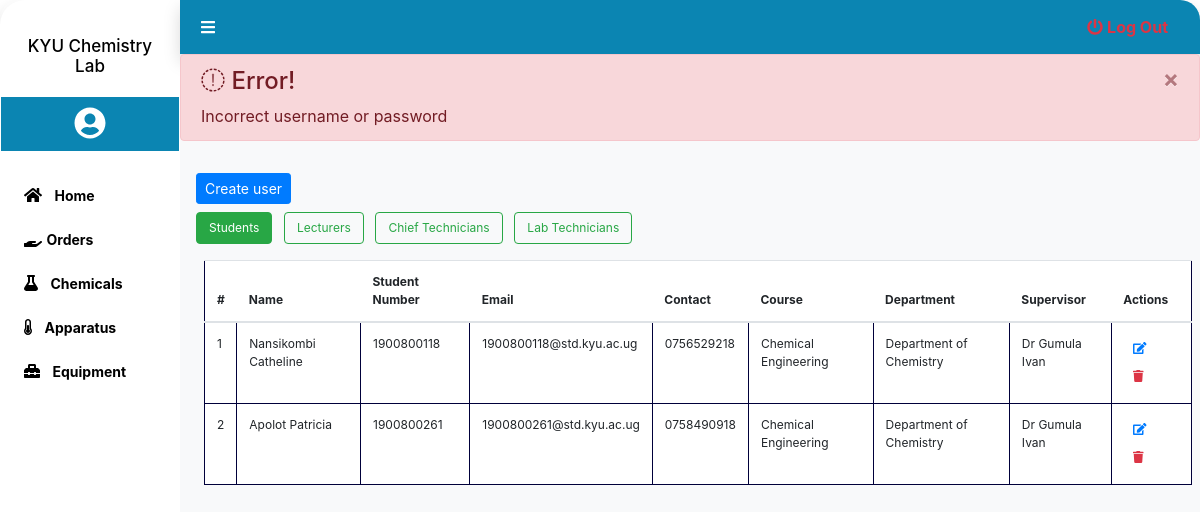
Page /admin/users.php (signed in) on the committed database.
### tables this page shows
CREATE TABLE `student_table` (
  `id` int(4) NOT NULL,
  `fname` varchar(50) DEFAULT NULL,
  `lname` varchar(50) DEFAULT NULL,
  `email` varchar(100) DEFAULT NULL,
  `contact` varchar(13) DEFAULT NULL,
  `role` varchar(15) NOT NULL,
  `course` varchar(100) NOT NULL,
  `student_no` varchar(30) DEFAULT NULL,
  `supervisor` varchar(100) NOT NULL,
  `department` varchar(30) NOT NULL,
  `password` varchar(255) NOT NULL
);

### admin/users.php (the view, shortened to what this page needs)
<?php
include('./includes/session.php');
include('./includes/header.php');
?>
<div class="main shadow">
    <?php
        include('./includes/sidebar.php');
    ?>
    <div class="content bg-light">
        <?php include('./includes/navbar.php') ?>
        <div class="message">
            <?php
                if(isset($_SESSION['error'])){
                echo "
                    <div class='alert alert-danger alert-dismissible'>
                    <button type='button' class='close' data-dismiss='alert' aria-hidden='true'>&times;</button>
                    <h4><i class='icon fa fa-warning'></i> Error!</h4>
                    ".$_SESSION['error']."
                    </div>
                ";
                }
            ?>
        </div>
        <div class="inner-content mt-2 p-3">
            <div id="" style="font-size:13px;">
                <div class=" tables">
                    <a href="" class="btn btn-sm btn-primary create">Create user</a>
                    <section class="user-tables">
                        <div class="">
                            <div class="cat-btns">
                                <button id="" class='btn student btn-outline-success mr-2 mt-2 mb-2 active' style='font-size: 12px;'>Students</button>
                                <button id="" class='btn lecturer btn-outline-success mr-2 mt-2 mb-2' style='font-size: 12px;'>Lecturers</button>
                                <button id="" class='btn chief btn-outline-success mr-2 mt-2 mb-2' style='font-size: 12px;'>Chief Technicians</button>
                                <button id="" class='btn lab_attendant # btn-outline-success mr-2 mt-2 mb-2' style='font-size: 12px;'>Lab Technicians</button>
                            </div>
                        </div>
                        <div class="default student_show">
                            <table class="table bg-white m-2" id="table2">
                                <thead>
                                    <tr>
                                        <th scope="col">#</th>
                                        <th scope="col">Name</th>
                                        <th scope="col">Student Number</th>
                                        <th scope="col">Email</th>
                                        <th scope="col">Contact</th>
                                        <th scope="col">Course</th>
                                        <th scope="col">Department</th>
                                        <th scope="col">Supervisor</th>
                                        <th scope="col">Actions</th>
                                    </tr>
                                </thead>
                                <tbody>
                                    <?php
                                        $result = $conn->query("select * from student_table where role = 'Student'");
                                        $count = 1;
                                        while($row = $result->fetch_assoc())
                                        {
                                    ?>
                                    <tr>
                                        <td scope="row"><?= $count ?></td>
                                        <td><?= $row['lname'].' '.$row['fname'] ?></td>
                                        <td><?= $row['student_no']; ?></td>
                                        <td><?= $row['email']; ?></td>
                                        <td><?= $row['contact']; ?></td>
                                        <td><?= $row['course']; ?></td>
                                        <td><?= $row['department']; ?></td>
                                        <td><?= $row['supervisor']; ?></td>
                                        <td>
                                            <a href="#edit-user" style="font-size: 12px;" class="btn btn-sm text-primary""><i class="fas fa-edit"></i></a>
                                            <a href="#delete-user" style="font-size: 12px;" class="btn btn-sm text-danger""><i class="fas fa-trash"></i></a>
                                        </td>
                                    </tr>
                                    <?php
                                    $count ++;
                                    }
                                    ?>
                                </tbody>
                            </table>
                        </div>
                        </div>
                </div>
            </div>
        </div>
    </div>
<?php
include('./includes/footer.php');
?>

### admin/includes/css/header.css (style rules this page uses)
.main { margin: 0px; height: 98vh; border-radius: 20px; display: flex; overflow: hidden; position: relative; }
a { text-decoration: none; }
.content { width: 85%; }
a { list-style-type: none; }
table, table tbody td { border: 1px solid rgb(0, 0, 58); font-size: 12px; }
.content .inner-content { height: 90vh; overflow: hidden; overflow-y: scroll; padding: 20px; }
.tables { width: 100%; }

### rows in the picture
student_table: lname "Nansikombi", fname "Catheline", student_no "1900800118", email "1900800118@std.kyu.ac.ug", contact "0756529218", course "Chemical Engineering", department "Department of Chemistry", supervisor "Dr Gumula Ivan"
student_table: lname "Apolot", fname "Patricia", student_no "1900800261", email "1900800261@std.kyu.ac.ug", contact "0758490918", course "Chemical Engineering", department "Department of Chemistry", supervisor "Dr Gumula Ivan"

### other values in the picture
$_SESSION['error'] "Incorrect username or password"
